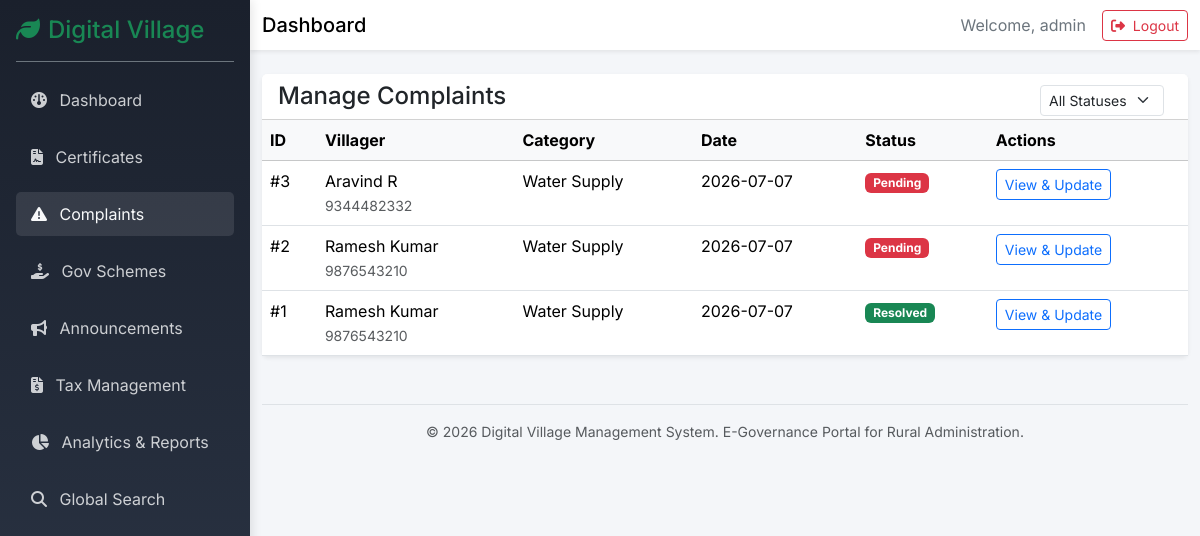
The page /admin/complaints (signed in) on the database its author committed.
### models/user.py (models this page shows, shortened)
class User(UserMixin, db.Model):
    __tablename__ = 'users'
    id = db.Column(db.Integer, primary_key=True)
    username = db.Column(db.String(64), index=True, unique=True, nullable=False)
    password_hash = db.Column(db.String(256), nullable=False)
    role = db.Column(db.String(20), nullable=False, default='villager') # 'admin' or 'villager'
    created_at = db.Column(db.DateTime, default=datetime.utcnow)

class Villager(db.Model):
    __tablename__ = 'villagers'
    id = db.Column(db.Integer, primary_key=True)
    user_id = db.Column(db.Integer, db.ForeignKey('users.id'), nullable=False)
    full_name = db.Column(db.String(100), nullable=False)
    mobile = db.Column(db.String(15), nullable=False)
    address = db.Column(db.Text, nullable=False)
    aadhaar = db.Column(db.String(12), nullable=False) # Demo only
    updated_at = db.Column(db.DateTime, default=datetime.utcnow, onupdate=datetime.utcnow)
    user = db.relationship('User', backref=db.backref('villager_profile', uselist=False))

### models/complaint.py (models this page shows)
class Complaint(db.Model):
    __tablename__ = 'complaints'
    id = db.Column(db.Integer, primary_key=True)
    villager_id = db.Column(db.Integer, db.ForeignKey('villagers.id'), nullable=False)
    category = db.Column(db.String(100), nullable=False)
    description = db.Column(db.Text, nullable=False)
    image_filename = db.Column(db.String(255), nullable=True)
    status = db.Column(db.String(20), nullable=False, default='Pending') # Pending, In Progress, Resolved
    remarks = db.Column(db.Text, nullable=True)
    date = db.Column(db.DateTime, default=datetime.utcnow)
    villager = db.relationship('Villager', backref=db.backref('complaints', lazy=True))

### routes/admin.py (the view)
@admin_bp.route('/complaints')
def complaints():
    status_filter = request.args.get('status')
    if status_filter:
        cmplts = Complaint.query.filter_by(status=status_filter).order_by(Complaint.date.desc()).all()
    else:
        cmplts = Complaint.query.order_by(Complaint.date.desc()).all()
    return render_template('admin/complaints.html', complaints=cmplts)

### routes/admin.py (called while the page is built)
@admin_bp.before_request
@login_required
def check_role():
    if current_user.role != 'admin':
        flash('Access denied. Admin only.', 'danger')
        return redirect(url_for('main.index'))

### templates/admin/complaints.html (shortened to what this page needs)
{% extends "dashboard_base.html" %}
{% block content %}
<div class="card shadow-sm border-0">
    <div class="card-header bg-white pb-0 d-flex justify-content-between align-items-center">
        <h4 class="card-title mb-2">Manage Complaints</h4>
        <form class="d-flex" action="{{ url_for('admin.complaints') }}" method="GET">
            <select name="status" class="form-select form-select-sm me-2" onchange="this.form.submit()">
                <option value="">All Statuses</option>
            </select>
        </form>
    </div>
    <div class="card-body p-0">
        <div class="table-responsive">
            <table class="table table-hover mb-0">
                <thead class="table-light">
                    <tr>
                        <th>ID</th>
                        <th>Villager</th>
                        <th>Category</th>
                        <th>Date</th>
                        <th>Status</th>
                        <th>Actions</th>
                    </tr>
                </thead>
                <tbody>
                    {% for cmplt in complaints %}
                    <tr>
                        <td>#{{ cmplt.id }}</td>
                        <td>{{ cmplt.villager.full_name }}<br><small class="text-muted">{{ cmplt.villager.mobile }}</small></td>
                        <td>{{ cmplt.category }}</td>
                        <td>{{ cmplt.date.strftime('%Y-%m-%d') }}</td>
                        <td>
                            {% if cmplt.status == 'Pending' %}
                                <span class="badge bg-danger">Pending</span>
                            {% elif cmplt.status == 'In Progress' %}
                                <span class="badge bg-warning text-dark">In Progress</span>
                            {% else %}
                                <span class="badge bg-success">Resolved</span>
                            {% endif %}
                        </td>
                        <td>
                            <button type="button" class="btn btn-sm btn-outline-primary" data-bs-toggle="modal" data-bs-target="#cmpltModal{{ cmplt.id }}">
                                View & Update
                            </button>
                        </td>
                    </tr>
                    {% else %}
                    <tr>
                        <td colspan="6" class="text-center py-4">No complaints found.</td>
                    </tr>
                    {% endfor %}
                </tbody>
            </table>
        </div>
    </div>
</div>
{% endblock %}

### templates/dashboard_base.html (shortened to what this page needs)
<!DOCTYPE html>
<html lang="en">
<head>
    <link href="https://cdn.jsdelivr.net/npm/bootstrap@5.3.2/dist/css/bootstrap.min.css" rel="stylesheet">
    <link rel="stylesheet" href="https://cdnjs.cloudflare.com/ajax/libs/font-awesome/6.4.0/css/all.min.css">
    <link rel="stylesheet" href="{{ url_for('static', filename='css/style.css') }}">
</head>
<body class="dashboard-body">
    <div class="sidebar bg-dark text-white p-3" id="sidebar">
        <div class="sidebar-header border-bottom border-secondary pb-3 mb-3">
            <h4 class="mb-0 text-success"><i class="fa-solid fa-leaf me-2"></i>Digital Village</h4>
        </div>
        <ul class="nav flex-column sidebar-nav">
            {% if current_user.role == 'villager' %}
            <li class="nav-item mb-2">
                <a class="nav-link text-light {% if request.endpoint == 'villager.dashboard' %}active{% endif %}" href="{{ url_for('villager.dashboard') }}">
                    <i class="fa-solid fa-gauge me-2"></i> Dashboard
                </a>
            </li>
            <li class="nav-item mb-2">
                <a class="nav-link text-light {% if request.endpoint == 'villager.profile' %}active{% endif %}" href="{{ url_for('villager.profile') }}">
                    <i class="fa-solid fa-user me-2"></i> Profile
                </a>
            </li>
            <li class="nav-item mb-2">
                <a class="nav-link text-light {% if 'villager.certificate' in request.endpoint %}active{% endif %}" href="{{ url_for('villager.certificates') }}">
                    <i class="fa-solid fa-file-contract me-2"></i> Certificates
                </a>
            </li>
            <li class="nav-item mb-2">
                <a class="nav-link text-light {% if 'villager.complaint' in request.endpoint %}active{% endif %}" href="{{ url_for('villager.complaints') }}">
                    <i class="fa-solid fa-exclamation-triangle me-2"></i> Complaints
                </a>
            </li>
            <li class="nav-item mb-2">
                <a class="nav-link text-light {% if 'villager.scheme' in request.endpoint or 'villager.favourite' in request.endpoint %}active{% endif %}" href="{{ url_for('villager.schemes') }}">
                    <i class="fa-solid fa-hand-holding-dollar me-2"></i> Gov Schemes
                </a>
            </li>
            <li class="nav-item mb-2">
                <a class="nav-link text-light {% if 'villager.announcement' in request.endpoint %}active{% endif %}" href="{{ url_for('villager.announcements') }}">
                    <i class="fa-solid fa-bullhorn me-2"></i> Announcements
                </a>
            </li>
            <li class="nav-item mb-2">
                <a class="nav-link text-light {% if 'villager.tax' in request.endpoint %}active{% endif %}" href="{{ url_for('villager.taxes') }}">
                    <i class="fa-solid fa-file-invoice-dollar me-2"></i> My Taxes
                </a>
            </li>
            {% elif current_user.role == 'admin' %}
            <li class="nav-item mb-2">
                <a class="nav-link text-light {% if request.endpoint == 'admin.dashboard' %}active{% endif %}" href="{{ url_for('admin.dashboard') }}">
                    <i class="fa-solid fa-gauge me-2"></i> Dashboard
                </a>
            </li>
            <li class="nav-item mb-2">
                <a class="nav-link text-light {% if 'admin.certificate' in request.endpoint %}active{% endif %}" href="{{ url_for('admin.certificates') }}">
                    <i class="fa-solid fa-file-contract me-2"></i> Certificates
                </a>
            </li>
            <li class="nav-item mb-2">
                <a class="nav-link text-light {% if 'admin.complaint' in request.endpoint %}active{% endif %}" href="{{ url_for('admin.complaints') }}">
                    <i class="fa-solid fa-exclamation-triangle me-2"></i> Complaints
                </a>
            </li>
            <li class="nav-item mb-2">
                <a class="nav-link text-light {% if 'admin.scheme' in request.endpoint %}active{% endif %}" href="{{ url_for('admin.schemes') }}">
                    <i class="fa-solid fa-hand-holding-dollar me-2"></i> Gov Schemes
                </a>
            </li>
            <li class="nav-item mb-2">
                <a class="nav-link text-light {% if 'admin.announcement' in request.endpoint %}active{% endif %}" href="{{ url_for('admin.announcements') }}">
                    <i class="fa-solid fa-bullhorn me-2"></i> Announcements
                </a>
            </li>
            <li class="nav-item mb-2">
                <a class="nav-link text-light {% if 'admin.tax' in request.endpoint %}active{% endif %}" href="{{ url_for('admin.taxes') }}">
                    <i class="fa-solid fa-file-invoice-dollar me-2"></i> Tax Management
                </a>
            </li>
            <li class="nav-item mb-2">
                <a class="nav-link text-light {% if 'admin.report' in request.endpoint %}active{% endif %}" href="{{ url_for('admin.reports') }}">
                    <i class="fa-solid fa-chart-pie me-2"></i> Analytics & Reports
                </a>
            </li>
            <li class="nav-item mb-2">
                <a class="nav-link text-light {% if 'admin.search' in request.endpoint %}active{% endif %}" href="{{ url_for('admin.search') }}">
                    <i class="fa-solid fa-search me-2"></i> Global Search
                </a>
            </li>
            {% endif %}
        </ul>
    </div>
    <div class="main-content" id="main-content">
        <nav class="navbar navbar-expand-lg navbar-light bg-white shadow-sm mb-4">
            <div class="container-fluid">
                <span class="navbar-brand mb-0 h1 d-none d-md-block">Dashboard</span>
                <div class="ms-auto d-flex align-items-center">
                    <span class="me-3 text-secondary">Welcome, {{ current_user.username }}</span>
                    <a href="{{ url_for('auth.logout') }}" class="btn btn-outline-danger btn-sm">
                        <i class="fa-solid fa-right-from-bracket me-1"></i> Logout
                    </a>
                </div>
            </div>
        </nav>
        <div class="container-fluid">
            <div class="pb-5">
                {% block content %}{% endblock %}
            </div>
            <footer class="mt-auto py-3 border-top text-center text-muted small">
                <div class="container-fluid">
                    <span>&copy; 2026 Digital Village Management System. E-Governance Portal for Rural Administration.</span>
                </div>
            </footer>
        </div>
    </div>
</body>
</html>

### static/css/style.css (style rules this page uses)
body { background-color: #f8f9fa; font-family: 'Inter', sans-serif; }
.card { transition: transform 0.2s ease, box-shadow 0.2s ease; }
.dashboard-body { display: flex; min-height: 100vh; background-color: #f4f6f9; }
.sidebar { width: 250px; transition: all 0.3s; height: 100vh; position: fixed; top: 0; left: 0; z-index: 1000; }
.sidebar-nav .nav-link { border-radius: 5px; margin-bottom: 5px; padding: 10px 15px; opacity: 0.8; }
.sidebar-nav .nav-link:hover, .sidebar-nav .nav-link.active { background-color: rgba(255,255,255,0.1); opacity: 1; }
.main-content { flex-grow: 1; margin-left: 250px; width: calc(100% - 250px); transition: all 0.3s; min-height: 100vh; }
.card { animation: fadeIn 0.3s ease-in-out; }
.sidebar { background: linear-gradient(180deg, #1a202c 0%, #2d3748 100%) !important; box-shadow: 2px 0 10px rgba(0,0,0,0.1); }

### rows shown on the page
User: username "admin"
Complaint: id "3", villager.full_name "Aravind R", villager.mobile "9344482332", category "Water Supply", date "2026-07-07", status "Pending"
Complaint: id "2", villager.full_name "Ramesh Kumar", villager.mobile "9876543210", category "Water Supply", date "2026-07-07", status "Pending"
Complaint: id "1", villager.full_name "Ramesh Kumar", villager.mobile "9876543210", category "Water Supply", date "2026-07-07", status "Resolved"
